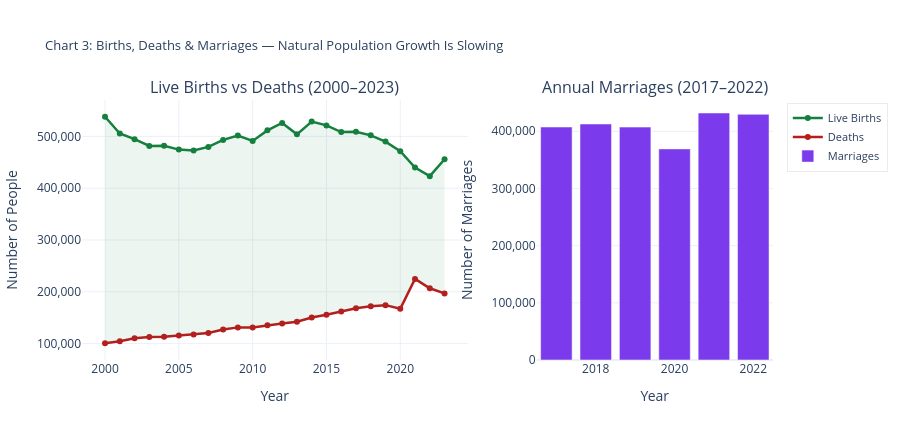

The code cell stored with this chart in its notebook:
### Code cell
# ============================================================
# CELL 4 — CHART 3: Births vs Deaths vs Marriages
# Dual-panel: natural growth trend + marriage decline
# ============================================================

b = births.sort_values('year').copy()
d = deaths.sort_values('year').copy()

# marriages: use 'both' sex if available, else sum or use as-is
if 'sex' in marriages.columns:
    m_vals = marriages['sex'].unique()
    if 'both' in m_vals:
        m = marriages[marriages['sex'] == 'both'].sort_values('year').copy()
    else:
        m = marriages.groupby('year')['abs'].sum().reset_index()
        m['year'] = m['year'].astype(int)
else:
    m = marriages.sort_values('year').copy()

b_yr = f"{int(b['year'].min())}–{int(b['year'].max())}"
d_yr = f"{int(d['year'].min())}–{int(d['year'].max())}"
m_yr = f"{int(m['year'].min())}–{int(m['year'].max())}"
print(f'Births  : {b_yr}  |  {len(b)} rows')
print(f'Deaths  : {d_yr}  |  {len(d)} rows')
print(f'Marriages: {m_yr}  |  {len(m)} rows')

fig = make_subplots(
    rows=1, cols=2,
    subplot_titles=[
        f'Live Births vs Deaths ({b_yr})',
        f'Annual Marriages ({m_yr})'
    ],
    column_widths=[0.62, 0.38],
    horizontal_spacing=0.10
)

# LEFT: Births line
fig.add_trace(go.Scatter(
    x=b['year'], y=b['abs'], mode='lines+markers', name='Live Births',
    line=dict(color='#15803D', width=2.5), marker=dict(size=6),
    hovertemplate='%{x}: <b>%{y:,.0f}</b> births<extra></extra>'
), row=1, col=1)

# LEFT: Deaths line
fig.add_trace(go.Scatter(
    x=d['year'], y=d['abs'], mode='lines+markers', name='Deaths',
    line=dict(color='#B91C1C', width=2.5), marker=dict(size=6),
    hovertemplate='%{x}: <b>%{y:,.0f}</b> deaths<extra></extra>'
), row=1, col=1)

# Shade natural growth gap
common_yrs = sorted(set(b['year'].tolist()) & set(d['year'].tolist()))
if common_yrs:
    b_c = b[b['year'].isin(common_yrs)].sort_values('year')
    d_c = d[d['year'].isin(common_yrs)].sort_values('year')
    fig.add_trace(go.Scatter(
        x=list(b_c['year']) + list(b_c['year'])[::-1],
        y=list(b_c['abs']) + list(d_c['abs'])[::-1],
        fill='toself', fillcolor='rgba(21,128,61,0.08)',
        line=dict(color='rgba(0,0,0,0)'),
        showlegend=False, hoverinfo='skip', name='growth_fill'
    ), row=1, col=1)

# RIGHT: Marriages bar
fig.add_trace(go.Bar(
    x=m['year'], y=m['abs'], name='Marriages',
    marker_color='#7C3AED', marker_line_color='white', marker_line_width=0.5,
    hovertemplate='%{x}: <b>%{y:,.0f}</b> marriages<extra></extra>'
), row=1, col=2)

fig.update_layout(
    title='Chart 3: Births, Deaths & Marriages — Natural Population Growth Is Slowing',
    template='plotly_white', height=440, title_font_size=13,
    legend=dict(
        orientation='v',
        x=1.02, y=0.99,
        xanchor='left', yanchor='top',
        bgcolor='rgba(255,255,255,0.85)',
        bordercolor='rgba(0,0,0,0.08)',
        borderwidth=1,
        font=dict(size=11)
    ),
    hovermode='x unified'
)
fig.update_yaxes(tickformat=',', title_text='Number of People', row=1, col=1)
fig.update_yaxes(tickformat=',', title_text='Number of Marriages', row=1, col=2)
fig.update_xaxes(title_text='Year', row=1, col=1)
fig.update_xaxes(title_text='Year', row=1, col=2)

fig.write_html('../outputs/chart03_births_deaths_marriages.html')
fig.show()
print(f'\n✅  Saved: outputs/chart03_births_deaths_marriages.html')
print(f'INSIGHT  Births   ({int(b.iloc[-1]["year"])}): {int(b.iloc[-1]["abs"]):,}')
print(f'         Deaths   ({int(d.iloc[-1]["year"])}): {int(d.iloc[-1]["abs"]):,}')
print(f'         Marriages({int(m.iloc[-1]["year"])}): {int(m.iloc[-1]["abs"]):,}')
print('         Fewer marriages → fewer births → ageing accelerates.')

### Figure 1 — Plotly figure (JSON) as saved in the notebook; plotly's stock layout.template omitted (floating-point values rounded to 4 significant figures)
{"data": [{"hovertemplate": "%{x}: <b>%{y:,.0f}</b> births<extra></extra>", "line": {"color": "#15803D", "width": 2.5}, "marker": {"size": 6}, "mode": "lines+markers", "name": "Live Births", "type": "scatter", "x": [2000, 2001, 2002, 2003, 2004, 2005, 2006, 2007, 2008, 2009, 2010, 2011, 2012, 2013, 2014, 2015, 2016, 2017, 2018, 2019, 2020, 2021, 2022, 2023], "xaxis": "x", "y": [537853, 505479, 494538, 481399, 481800, 474473, 472698, 479647, 493203, 501644, 491239, 511594, 526012, 503914, 528612, 521136, 508203, 508685, 501945, 489863, 471504, 439744, 423124, 455761], "yaxis": "y"}, {"hovertemplate": "%{x}: <b>%{y:,.0f}</b> deaths<extra></extra>", "line": {"color": "#B91C1C", "width": 2.5}, "marker": {"size": 6}, "mode": "lines+markers", "name": "Deaths", "type": "scatter", "x": [2000, 2001, 2002, 2003, 2004, 2005, 2006, 2007, 2008, 2009, 2010, 2011, 2012, 2013, 2014, 2015, 2016, 2017, 2018, 2019, 2020, 2021, 2022, 2023], "xaxis": "x", "y": [100707, 104531, 110367, 112744, 113192, 115436, 117778, 120670, 127098, 131328, 130978, 135463, 138692, 142202, 150318, 155786, 162201, 168168, 172031, 174254, 167181, 224931, 206780, 196965], "yaxis": "y"}, {"fill": "toself", "fillcolor": "rgba(21,128,61,0.08)", "hoverinfo": "skip", "line": {"color": "rgba(0,0,0,0)"}, "name": "growth_fill", "showlegend": false, "type": "scatter", "x": [2000, 2001, 2002, 2003, 2004, 2005, 2006, 2007, 2008, 2009, 2010, 2011, 2012, 2013, 2014, 2015, 2016, 2017, 2018, 2019, 2020, 2021, 2022, 2023, 2023, 2022, 2021, 2020, 2019, 2018, 2017, 2016, 2015, 2014, 2013, 2012, 2011, 2010, 2009, 2008, 2007, 2006, 2005, 2004, 2003, 2002, 2001, 2000], "xaxis": "x", "y": [537853, 505479, 494538, 481399, 481800, 474473, 472698, 479647, 493203, 501644, 491239, 511594, 526012, 503914, 528612, 521136, 508203, 508685, 501945, 489863, 471504, 439744, 423124, 455761, 196965, 206780, 224931, 167181, 174254, 172031, 168168, 162201, 155786, 150318, 142202, 138692, 135463, 130978, 131328, 127098, 120670, 117778, 115436, 113192, 112744, 110367, 104531, 100707], "yaxis": "y"}, {"hovertemplate": "%{x}: <b>%{y:,.0f}</b> marriages<extra></extra>", "marker": {"color": "#7C3AED", "line": {"color": "white", "width": 0.5}}, "name": "Marriages", "type": "bar", "x": [2017, 2018, 2019, 2020, 2021, 2022], "xaxis": "x2", "y": [407482, 412704, 407322, 369178, 431946, 429648], "yaxis": "y2"}], "layout": {"annotations": [{"font": {"size": 16}, "showarrow": false, "text": "Live Births vs Deaths (2000–2023)", "x": 0.279, "xanchor": "center", "xref": "paper", "y": 1, "yanchor": "bottom", "yref": "paper"}, {"font": {"size": 16}, "showarrow": false, "text": "Annual Marriages (2017–2022)", "x": 0.829, "xanchor": "center", "xref": "paper", "y": 1, "yanchor": "bottom", "yref": "paper"}], "height": 440, "hovermode": "x unified", "legend": {"bgcolor": "rgba(255,255,255,0.85)", "bordercolor": "rgba(0,0,0,0.08)", "borderwidth": 1, "font": {"size": 11}, "orientation": "v", "x": 1.02, "xanchor": "left", "y": 0.99, "yanchor": "top"}, "title": {"font": {"size": 13}, "text": "Chart 3: Births, Deaths & Marriages — Natural Population Growth Is Slowing"}, "xaxis": {"anchor": "y", "domain": [0, 0.558], "title": {"text": "Year"}}, "xaxis2": {"anchor": "y2", "domain": [0.658, 1], "title": {"text": "Year"}}, "yaxis": {"anchor": "x", "domain": [0, 1], "tickformat": ",", "title": {"text": "Number of People"}}, "yaxis2": {"anchor": "x2", "domain": [0, 1], "tickformat": ",", "title": {"text": "Number of Marriages"}}}}
